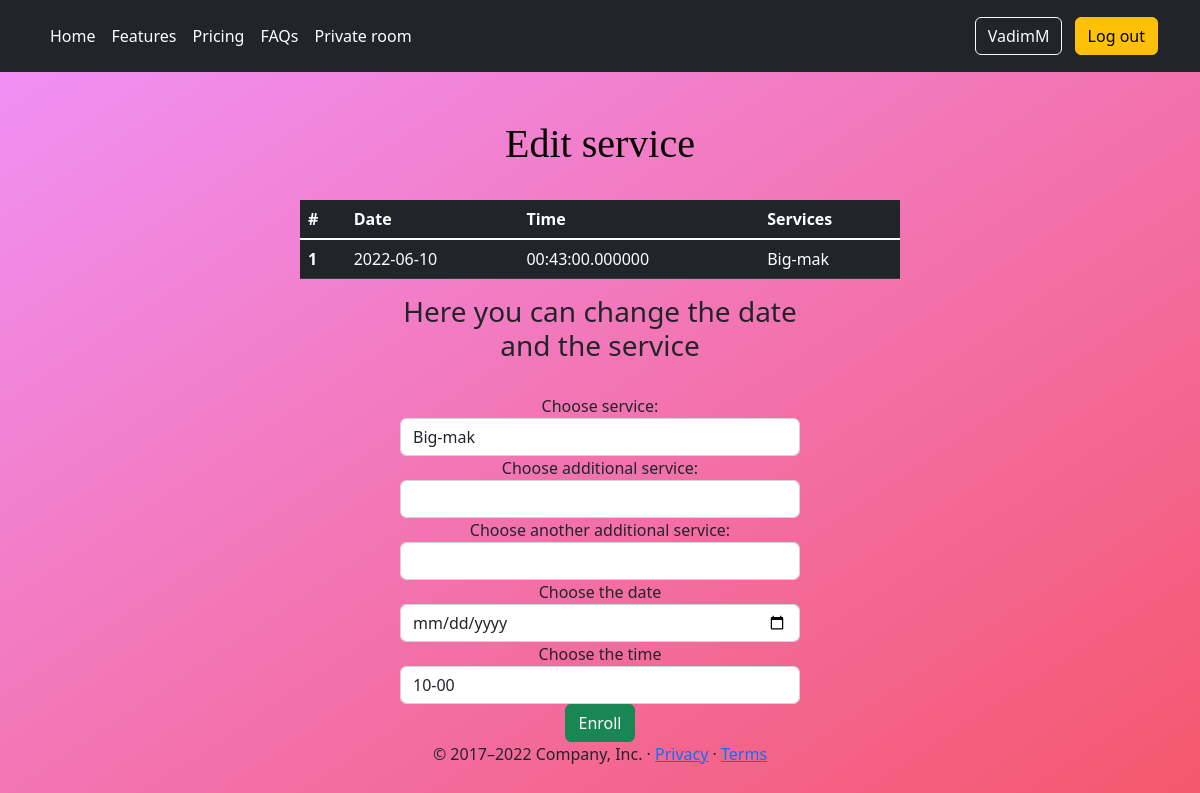
The app's page /edit_service/1 (signed in), older data.
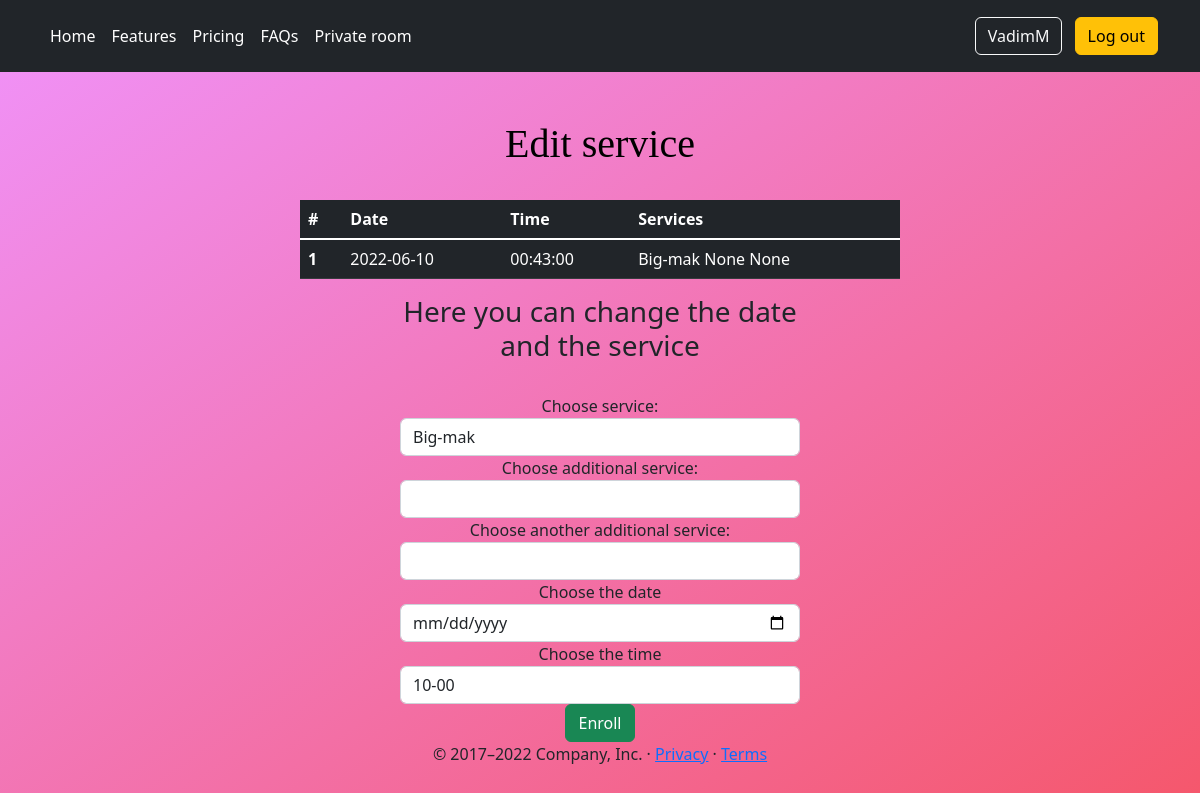
The same page, newer data.
### app/models.py (models this page shows, shortened)
class Service(db.Model):
    __tablename__ = 'service'
    id = db.Column(db.Integer, primary_key=True)
    service1 = db.Column(db.String(60), index=True, nullable=False)
    service2 = db.Column(db.String(60), index=True)
    service3 = db.Column(db.String(60), index=True)
    service_date = db.Column(db.Date, index=True, nullable=False)
    service_time = db.Column(db.String, index=True, nullable=False)
    user_id = db.Column(db.Integer, db.ForeignKey('user.id'))

### app/routes.py (the view, shortened to what this page needs)
@app.route('/edit_service/<int:service_id>', methods=['GET', 'POST'])
@login_required
def edit_service(service_id):
    service = Service.query.filter_by(id=service_id).first()
    form = Services()
    return render_template('edit_service.html', title='Edit service', form=form, user=current_user, service=service)

### app/forms.py
class Services(FlaskForm):
    service1 = SelectField('Choose service:', choices=['Big-mak', 'Chicken Burger', 'Cheeseburger'],
                           render_kw={'placeholder': '12341'})
    service2 = SelectField('Choose additional service:', choices=['', 'Coke-cola', 'Pepsi', 'Fanta'],
                           validate_choice=False)
    service3 = SelectField('Choose another additional service:', choices=['', 'At the place', 'To Go', 'Delivery'],
                           validate_choice=False)
    service_date = DateField('Choose the date', validators=[InputRequired()],
                             format='%Y-%m-%d', render_kw={"min": datetime.now().date()})
    service_time = SelectField('Choose the time', choices=['10-00', '12-00', '14-00', '16-00', '18-00'],
                               validators=[InputRequired()])
    submit = SubmitField('Enroll', render_kw={'class': 'btn btn-info'})

### app/models.py (called while the page is built)
@login.user_loader
def load_user(id):
    return User.query.get(int(id))

### app/routes.py (called while the page is built)
@app.before_request
def before_request():
    if current_user.is_authenticated:
        current_user.last_seen = datetime.now().date()
        db.session.commit()

### app/templates/edit_service.html (shortened to what this page needs)
{% extends "base.html" %}
{% import "bootstrap/wtf.html" as wtf %}
{% block body %}
<br><br><h1>Edit service</h1><br>
 <table class="table table-dark">
        <thead>
        <tr>
            <th scope="col">#</th>
            <th scope="col">Date</th>
            <th scope="col">Time</th>
            <th scope="col">Services</th>
        </tr>
        </thead>
        <tbody class="table-group-divider">
        <tr>
            {% if user == current_user %}
            <th scope="row">{{ service.id }}</th>
            <td>{{ service.service_date }}</td>
            <td>{{ service.service_time }}</td>
            <td>{{ service.service1 }} {{ service.service2 }} {{ service.service3 }}</td>
            {% endif %}
        </tr>
        </tbody>
    </table>
    <form action="" method="post">
        <h3><label>Here you can change the date and the service</label></h3><br>
        {{ wtf.quick_form(form, button_map={'submit': 'success'}) }}
    </form>{% endblock %}
{% block footer%}
    <footer class="container">
        <p>&copy; 2017–2022 Company, Inc. &middot; <a href="#">Privacy</a> &middot; <a href="#">Terms</a></p>
    </footer>
{% endblock %}

Row changes from the older to the newer data that the page shows:
changed Service "Big-mak": service_time "00:43:00.000000" → "00:43:00"; service2 (not shown) → "None"; service3 (not shown) → "None"
